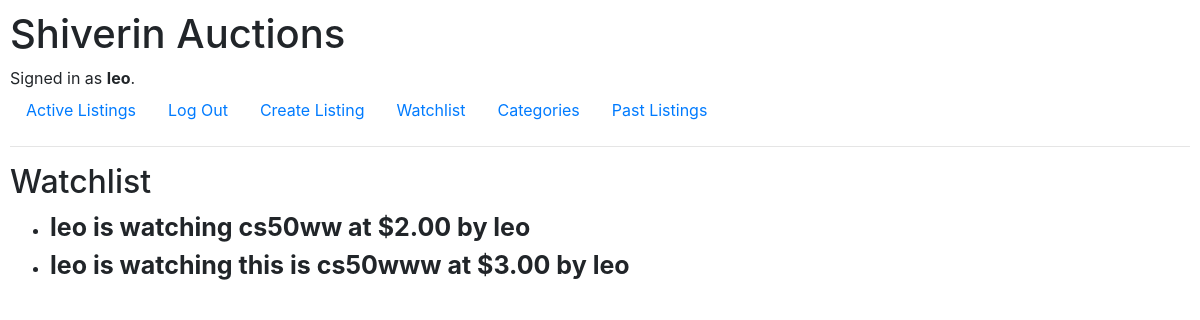
The page /watch (signed in) on the database its author committed.
### auctions/models.py (models this page shows)
class User(AbstractUser):
    pass

class Watchlist(models.Model):
    user = models.ForeignKey(User, on_delete=models.CASCADE, related_name="watchlist_entries")
    watchlisting=models.ForeignKey("Listing", on_delete=models.CASCADE)
    def __str__(self):
        return f"{self.user} is watching {self.watchlisting}"

class Listing(models.Model):
    title = models.CharField(max_length=64)
    description = models.TextField()
    start_bid = models.DecimalField(max_digits=10, decimal_places=2)
    url = models.URLField(blank=True, null=True)
    category = models.ForeignKey("Category", on_delete=models.SET_NULL, null=True, blank=True)
    owner = models.ForeignKey(User, on_delete=models.CASCADE)
    created_at = models.DateTimeField(auto_now_add=True)
    is_active = models.BooleanField(default=True)
    def __str__(self):
        return f"{self.title} at ${self.start_bid} by {self.owner.username}"

### auctions/views.py (the view)
# urls.py: path("watch", views.watch, name="watch"),
@login_required
def watch(request):
    user = request.user
    listings = Watchlist.objects.filter(user=user)
    return render(request,"auctions/watch.html",{
        "listings":listings,
    })

### auctions/templates/auctions/watch.html
{% extends "auctions/layout.html" %}
{% block body %}
    <h2>Watchlist</h2>
        <ul>
        {% for watchlisting in listings %}
        <li>
            <a href="{% url 'listings' watchlisting.watchlisting.id %}" style="color: inherit;"><strong style="font-size: 25px;">{{watchlisting}}</strong></a>
        </li>
        {% empty %}
        (nothing in watchlist)
        {% endfor %}
        </ul>
{% endblock %}

### auctions/templates/auctions/layout.html (shortened to what this page needs)
{% load static %}
<!DOCTYPE html>
<html lang="en">
    <head>
        <link rel="stylesheet" href="https://stackpath.bootstrapcdn.com/bootstrap/4.4.1/css/bootstrap.min.css">
        <link href="{% static 'auctions/styles.css' %}" rel="stylesheet">
    </head>
    <body>
        <h1>Shiverin Auctions</h1>
        <div>
            {% if user.is_authenticated %}
                Signed in as <strong>{{ user.username }}</strong>.
            {% else %}
                Not signed in.
            {% endif %}
        </div>
        <ul class="nav">
            <li class="nav-item">
                <a class="nav-link" href="{% url 'index' %}">Active Listings</a>
            </li>
            {% if user.is_authenticated %}
                <li class="nav-item">
                    <a class="nav-link" href="{% url 'logout' %}">Log Out</a>
                </li>
                <li class="nav-item">
                    <a class="nav-link" href="{% url 'create' %}">Create Listing</a>
                </li>
                <li class="nav-item">
                    <a class="nav-link" href="{% url 'watch' %}">Watchlist</a>
                </li>
                <li class="nav-item">
                    <a class="nav-link" href="{% url 'categories' %}">Categories</a>
                </li>
                <li class="nav-item">
                    <a class="nav-link" href="{% url 'archive' %}">Past Listings</a>
                </li>
            {% endif %}
        </ul>
        <hr>
        {% block body %}
        {% endblock %}
    </body>
</html>

### auctions/static/auctions/styles.css (style rules this page uses)
body { padding: 10px; }

### rows shown on the page
User: username "leo"
Watchlist: user+watchlisting "leo is watching cs50ww at $2.00 by leo"
Watchlist: user+watchlisting "leo is watching this is cs50www at $3.00 by leo"
